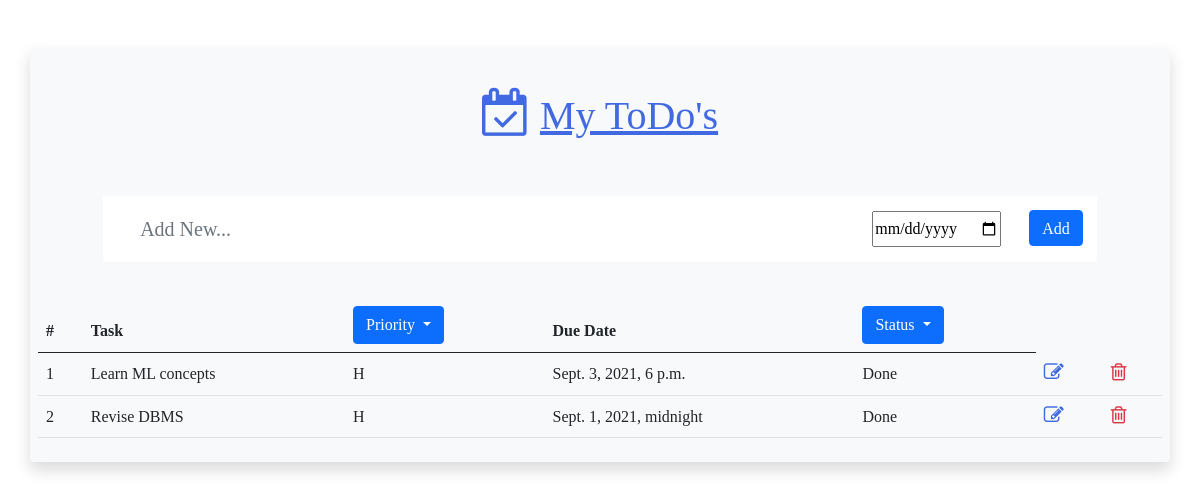
Page /filter/H on the committed database.
### home/models.py (models this page shows, shortened)
class Task(models.Model):
    Priority = (('L', 'Low'),
                ('M', 'Medium'),
                ('H', 'High'))
    task_name = models.CharField(max_length=200)
    due_date = models.DateTimeField(default=None, null=True, blank=True)
    completed = models.BooleanField(default=False)
    priority = models.CharField(max_length=1, choices=Priority, default='L')

### home/views.py (the view)
# urls.py: path('filter/<choice>', views.filter_priority, name='priority'),
def filter_priority(request, choice):
    if request.method == 'POST':
        form = TaskForm(request.POST)
        if form.is_valid():
            form.save()
    tasks = Task.objects.filter(priority=choice)
    form = TaskForm()
    print(form)
    return render(request, 'home.html', {'tasks': tasks, 'form': form})

### home/forms.py
class TaskForm(forms.ModelForm):
    class Meta:
        model = Task
        fields = ['task_name', 'due_date']

### templates/home.html (shortened to what this page needs)
{% extends 'base.html' %}
{% block content %}
    <div class="container m-5 p-2 rounded mx-auto bg-light shadow">
        <div class="row m-1 p-4">
            <div class="col">
                <div class="p-1 h1 test-primary text-center display-inline-block">
                    <i class="fa fa-calendar-check-o" style="font-size:48px;color:royalblue"></i>
                    <u style="color:royalblue">My ToDo's</u>
                </div>
            </div>
        </div>
        <form method = "POST">
            <div class="row m-1 p-3">
                <div class="col col-11 mx-auto">
                    <div class="row bg-white justify-content-center p-1">
                        <div class="col">
                            <input type="text" name="task_name" id="id_task_name" style="height:20px;margin:5px" maxlength="200" class="form-control form-control-lg border-0 add-todo-input bg-transparent" placeholder="Add New..."  required>
                        </div>
                        <div class="col-auto m-0 px-2 d-flex align-items-center">
                            <input title="Set a due date" type="date" style="height:36px;margin:10px;" name="due_date" id="id_due_date">
                        </div>
                        <div class="col-auto px-0 mx-0 mr-2">
                            <input type="submit" class="btn btn-primary" style="height:36px;margin:10px;" value="Add">
                        </div>
                    </div>
                </div>
            </div>
        </form>
        <div class="p-2 mx-4 border-black-25 bottom-bottom"></div>
        <table class="table">
            <thead>
                <tr>
                    <th scope="col">#</th>
                    <th scope="col">Task</th>
                    <th scope="col">
                        <div class="dropdown">
                            <button class="btn btn-primary dropdown-toggle" type="button" data-toggle="dropdown">
                                Priority
                            </button>
                        </div>
                    </th>
                    <th scope="col">Due Date</th>
                    <th scope="col">
                        <div class="dropdown">
                            <button class="btn btn-primary dropdown-toggle" type="button" data-toggle="dropdown">
                                Status
                            </button>
                        </div>
                    </th>
                </tr>
            </thead>
            <tbody>
            {% for task in tasks %}
                <tr>
                    <td scope="row">{{ forloop.counter }}</td>
                    <td scope="row">{{ task.task_name }}</td>
                    <td scope="row">{{ task.priority }}</td>
                    <td scope="row">{{ task.due_date }}</td>
                    <td scope="row">
                        {% if task.completed == True %}
                            Done
                        {% else %}
                            <a class="link" href="{% url 'home:completed' task.id %}">Mark as Complete</a></td>
                        {% endif %}
                    <td><a href="{% url 'home:edit' task.id %}"><i class="fa fa-edit" style="font-size:20px;color:royalblue"></i></a></td>
                    <td><a href="{% url 'home:delete' task.id %}"><i class="fa fa-trash-o text-danger" style="font-size:20px"></i></a></td>
                </tr>
            {% endfor %}
            </tbody>
        </table>
    </div>
{%  endblock %}

### templates/base.html (style rules this page uses)
body { font-family: 'Open-Sans','sans-serif'; line-height: 1.6; }
.add-todo-input { outline: None; }

### rows in the picture
Task: task_name "Learn ML concepts", priority "H", due_date "Sept. 3, 2021, 6 p.m.", completed "Done"
Task: task_name "Revise DBMS", priority "H", due_date "Sept. 1, 2021, midnight", completed "Done"
